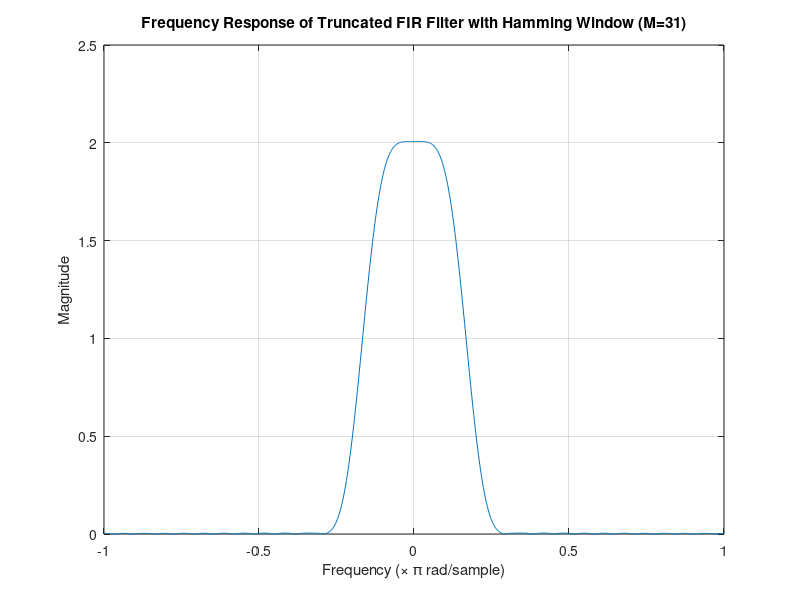

Write the MATLAB code that produced this figure.
% Specifications
M = 31; % Filter length
N = 1024; % Number of points for frequency response plot
omega = linspace(-pi, pi, N); % Frequency vector
 
% Define the ideal filter response
H_ideal = double(abs(omega) <= pi/6);
 
% Hamming Window
window_hamming = hamming(M);
 
% Impulse Response Calculation
n = -floor(M/2):floor(M/2); % Sample points
impulse_response = (2/pi) * sin(pi * n / 6) ./ n; % Ideal sinc function
impulse_response(floor(M/2)+1) = 2/pi * pi/6; % Handle division by zero at center
 
% Apply the Hamming window
hamming_impulse_response = impulse_response .* window_hamming';
 
% Frequency Response of the FIR filter
H_truncated_hamming = abs(fftshift(fft(hamming_impulse_response, N)));
 
% Plot Frequency Response of Truncated FIR Filter with Hamming Window
figure;
plot(linspace(-pi, pi, N)/pi, H_truncated_hamming);
title('Frequency Response of Truncated FIR Filter with Hamming Window (M=31)');
xlabel('Frequency (\times \pi rad/sample)');
ylabel('Magnitude');
grid on;
